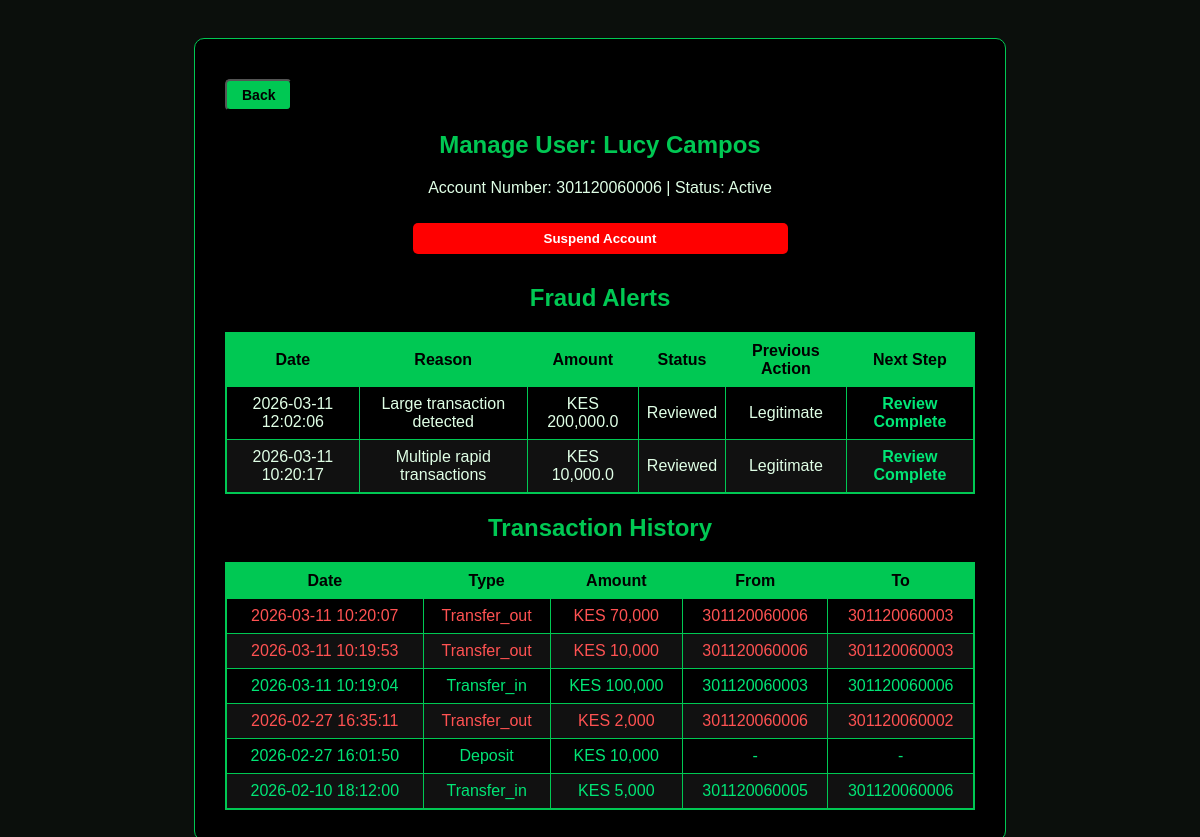
/manage/301120060006, run on the app's committed database.
### tables this page shows
CREATE TABLE "users" (
	"id"	INTEGER,
	"username"	TEXT UNIQUE,
	"password"	TEXT,
	"first_name"	TEXT,
	"account_number"	TEXT,
	"account_type"	TEXT,
	"balance"	NUMERIC DEFAULT 0,
	"role"	TEXT,
	"last_name"	TEXT, id_number TEXT, status TEXT DEFAULT 'active',
	PRIMARY KEY("id" AUTOINCREMENT)
);

CREATE TABLE fraud_alerts (
        id INTEGER PRIMARY KEY AUTOINCREMENT,
        user_id INTEGER,
        account_number TEXT,
        reason TEXT,
        amount REAL,
        date TIMESTAMP DEFAULT CURRENT_TIMESTAMP,
        status TEXT DEFAULT 'pending', action TEXT, from_account TEXT DEFAULT NULL, to_account TEXT DEFAULT NULL, type TEXT DEFAULT NULL,
        FOREIGN KEY(user_id) REFERENCES users(id)
    );

CREATE TABLE transactions (
    id INTEGER PRIMARY KEY AUTOINCREMENT,
    account_number TEXT,
    type TEXT,
    amount INTEGER,
    date TIMESTAMP DEFAULT CURRENT_TIMESTAMP
, from_account TEXT, to_account TEXT);

### app.py (the view, shortened to what this page needs)
@app.route('/manage/<account_number>', methods=['GET', 'POST'])
def manage_user(account_number):
    conn = get_db()
    cur = conn.cursor()
    cur.execute("SELECT * FROM users WHERE account_number = ?", (account_number,))
    user = cur.fetchone()
    if not user:
        conn.close()
        return "User not found! <a href='/admin'>Go back</a>"
    message = None
    cur.execute(
        "SELECT * FROM transactions WHERE account_number=? ORDER BY date DESC",
        (user['account_number'],)
    )
    transactions = cur.fetchall()
    cur.execute(
        "SELECT * FROM fraud_alerts WHERE account_number=? ORDER BY date DESC",
        (user['account_number'],)
    )
    alerts = cur.fetchall()
    conn.close()
    return render_template(
        'manage_user.html',
        user=user,
        transactions=transactions,
        alerts=alerts,
        message=message
    )

### app.py (called while the page is built)
def get_db():
    conn = sqlite3.connect("bank.db")
    conn.row_factory = sqlite3.Row
    return conn

### templates/manage_user.html (shortened to what this page needs)
<head>
</head>
<body>
<div class="box">
    <div style="text-align: left; margin-bottom: 15px;">
        <button class="small-btn" onclick="window.location.href='{{ url_for('view_users') }}'">Back</button>
    </div>
    <h2>Manage User: {{ user.first_name }} {{ user.last_name }}</h2>
    <p style="text-align: center;">Account Number: {{ user.account_number }} | Status: {{ user.status|capitalize }}</p>
    <form method="POST" action="{{ url_for('toggle_status', account_number=user.account_number) }}" style="text-align: center;">
        {% if user.status == 'active' %}
            <button type="submit" class="suspend-btn">Suspend Account</button>
        {% else %}
            <button type="submit" class="activate-btn">Activate Account</button>
        {% endif %}
    </form>
    {% if alerts %}
    <h2 style="margin-top:30px;">Fraud Alerts</h2>
    <div class="table-container">
        <table>
            <thead>
                <tr>
                    <th>Date</th>
                    <th>Reason</th>
                    <th>Amount</th>
                    <th>Status</th>
                    <th>Previous Action</th>
                    <th>Next Step</th>
                </tr>
            </thead>
            <tbody>
                {% for alert in alerts %}
                <tr>
                    <td>{{ alert.date }}</td>
                    <td>{{ alert.reason }}</td>
                    <td>KES {{ "{:,}".format(alert.amount) }}</td>
                    <td>{{ alert.status|default('Pending')|capitalize }}</td>
                    <td>{{ alert.action|default('None')|capitalize }}</td>
                    <td>
                        {% if alert.action == 'legitimate' %}
                            <span style="color:#00e676; font-weight:bold;">Review Complete</span>
                        {% endif %}
                    </td>
                </tr>
                {% endfor %}
            </tbody>
        </table>
    </div>
    {% endif %}
    <h2>Transaction History</h2>
    <div class="table-container">
        <table>
            <thead>
                <tr>
                    <th>Date</th>
                    <th>Type</th>
                    <th>Amount</th>
                    <th>From</th>
                    <th>To</th>
                </tr>
            </thead>
            <tbody>
                {% for t in transactions %}
                <tr class="
                            {% if t.type == 'transfer_in' or t.type == 'deposit' %}in
                            {% elif t.type == 'transfer_out' or t.type == 'withdraw' %}out
                            {% endif %}
                        ">
                    <td>{{ t.date }}</td>
                    <td>{{ t.type|capitalize }}</td>
                    <td>KES {{ "{:,}".format(t.amount) }}</td>
                    <td>{{ t.from_account or '-' }}</td>
                    <td>{{ t.to_account or '-' }}</td>
                </tr>
                {% endfor %}
            </tbody>
        </table>
    </div>
</div>
</body>

### templates/manage_user.html (style rules this page uses)
body { background: #0b0f0c; color: #e0ffe6; font-family: Arial; display: flex; justify-content: center; align-items: flex-start; padding-top: 30px; min-height: 100vh; }
.box { background: #000; padding: 30px; width: 750px; length: 100%; border-radius: 10px; border: 1px solid #00c853; }
h2 { color: #00c853; text-align: center; }
button { width: 50%; padding: 12px; font-weight: bold; cursor: pointer; margin-top: 10px; }
.small-btn { width: auto; padding: 6px 15px; font-size: 14px; background: #00c853; color: #000; font-weight: bold; border-radius: 5px; }
.table-container { max-height: 300px; overflow-y: auto; margin-top: 15px; border: 1px solid #00c853; }
.table-container table { width: 100%; border-collapse: collapse; }
.table-container th, .table-container td { border: 1px solid #00c853; padding: 8px; text-align: center; }
.table-container th { background: #00c853; color: #000; position: sticky; top: 0; z-index: 1; }
.table-container tr:nth-child(even) { background: #111; }
.table-container tr:nth-child(odd) { background: #000; }
tr.in td { color: #00e676; }
tr.out td { color: #ff5252; }
.suspend-btn { background: red; color: #fff; font-weight: bold; padding: 8px 20px; border: none; border-radius: 5px; cursor: pointer; }

### data on the page
users: first_name "Lucy", last_name "Campos", account_number "301120060006", status "Active"
fraud_alerts: date "2026-03-11 12:02:06", reason "Large transaction detected", amount "200,000.0", status "Reviewed", action "Legitimate", shows "Review Complete"
fraud_alerts: date "2026-03-11 10:20:17", reason "Multiple rapid transactions", amount "10,000.0", status "Reviewed", action "Legitimate", shows "Review Complete"
transactions: date "2026-03-11 10:20:07", type "Transfer_out", amount "70,000", from_account "301120060006", to_account "301120060003"
transactions: date "2026-03-11 10:19:53", type "Transfer_out", amount "10,000", from_account "301120060006", to_account "301120060003"
transactions: date "2026-03-11 10:19:04", type "Transfer_in", amount "100,000", from_account "301120060003", to_account "301120060006"
transactions: date "2026-02-27 16:35:11", type "Transfer_out", amount "2,000", from_account "301120060006", to_account "301120060002"
transactions: date "2026-02-27 16:01:50", type "Deposit", amount "10,000", from_account "-", to_account "-"
transactions: date "2026-02-10 18:12:00", type "Transfer_in", amount "5,000", from_account "301120060005", to_account "301120060006"
